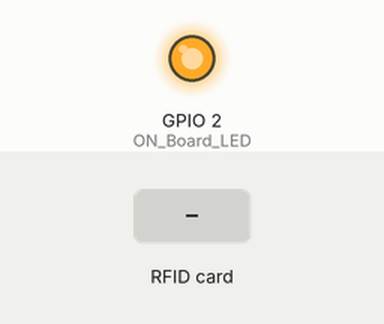
Recording of a sketch running on a simulated ESP32. Parts: output pins drawn as LEDs (lit = HIGH). The inputs (shaded band) are chosen by the test bench. WiFi joins after 1.5 s; servers stay silent unless stated; uploads are accepted with an empty reply; what the sketch prints to the serial monitor is not drawn.

Above: at 3.2 s.
3.3 s: RFID card 5E 7A 19 C4 held to the reader
At 3.8 s:
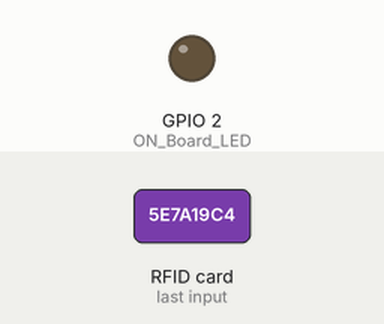
Timing chart, 0 to 6.3 s (numbered marks = the images above; inputs shaded):
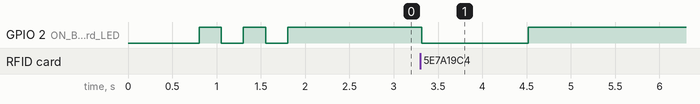

The sketch:

Codigo_del_RFID.ino
```cpp
#include <WiFi.h>              // Biblioteca para ESP32
#include <HTTPClient.h>         // Para enviar solicitudes HTTP
#include <SPI.h>
#include <MFRC522.h>            // Biblioteca para el módulo MFRC522

// Definición de los pines para ESP32
#define SS_PIN  5    //--> SDA / SS (GPIO5)
#define RST_PIN 22   //--> RST (GPIO22)
#define SCK_PIN 18   //--> SCK (GPIO18)
#define MOSI_PIN 23  //--> MOSI (GPIO23)
#define MISO_PIN 19  //--> MISO (GPIO19)

MFRC522 mfrc522(SS_PIN, RST_PIN);  // Instanciamos el objeto MFRC522

#define ON_Board_LED 2  // LED integrado en la placa (GPIO2)

const char* ssid = "";
const char* password = "";

int readsuccess;
byte readcard[4];
char str[32] = "";
String StrUID;

//-------------------------------------SETUP------------------------------------//
void setup() {
  Serial.begin(115200);       // Iniciar la comunicación serial
  SPI.begin(SCK_PIN, MISO_PIN, MOSI_PIN, SS_PIN);  // Iniciar el bus SPI con los pines correspondientes
  mfrc522.PCD_Init();         // Iniciar el módulo MFRC522

  delay(500);

  WiFi.begin(ssid, password); // Conectar a la red WiFi
  Serial.println("");

  pinMode(ON_Board_LED, OUTPUT);
  digitalWrite(ON_Board_LED, HIGH); // Apagar LED mientras se conecta al Wi-Fi

  //----------------------------------------Esperar conexión Wi-Fi
  Serial.print("Conectando a la red Wi-Fi");
  while (WiFi.status() != WL_CONNECTED) {
    Serial.print(".");
    //----------------------------------------Hacer parpadear el LED mientras se conecta
    digitalWrite(ON_Board_LED, LOW);
    delay(250);
    digitalWrite(ON_Board_LED, HIGH);
    delay(250);
  }
  digitalWrite(ON_Board_LED, HIGH); // Apagar el LED cuando esté conectado

  Serial.println("");
  Serial.print("Conectado a: ");
  Serial.println(ssid);
  Serial.print("Dirección IP: ");
  Serial.println(WiFi.localIP());

  Serial.println("Por favor, escanea una tarjeta o llavero para ver el UID.");
  Serial.println("");
}
//------------------------------------------------------------------//

//----------------------LOOP---------------------------//
void loop() {
  readsuccess = getid();  // Intentar leer el UID de una tarjeta

  if (readsuccess) {
    digitalWrite(ON_Board_LED, LOW);  // Apagar el LED cuando se detecta una tarjeta

    HTTPClient http;  // Crear objeto HTTPClient

    String UIDresultSend, postData;
    UIDresultSend = StrUID;

    // Datos a enviar
    postData = "UIDresult=" + UIDresultSend;

      http.begin("http://'DireccionIP'/NodeMCU_RC522_Mysql/getUID.php");  // Dirección de destino
    http.addHeader("Content-Type", "application/x-www-form-urlencoded"); // Cabecera para datos formateados

    int httpCode = http.POST(postData);   // Enviar la solicitud POST
    String payload = http.getString();    // Obtener la respuesta

    // Mostrar la información de la solicitud en el Serial Monitor
    Serial.println("Enviado UID: " + UIDresultSend);
    Serial.println("Código HTTP: " + String(httpCode));   // Código de estado HTTP
    Serial.println("Respuesta del servidor: " + payload);    // Respuesta del servidor

    http.end();  // Cerrar la conexión HTTP
    delay(1000);
    digitalWrite(ON_Board_LED, HIGH); // Encender el LED cuando termine
  }
}
//-----------------------------------------------------------------//

//----------Procedimiento para leer y obtener un UID de una tarjeta o llavero------------------//
int getid() {
  if (!mfrc522.PICC_IsNewCardPresent()) {
    return 0;  // No se detectó una tarjeta
  }
  if (!mfrc522.PICC_ReadCardSerial()) {
    return 0;  // No se pudo leer la tarjeta
  }

  Serial.print("El UID de la tarjeta escaneada es: ");

  for (int i = 0; i < 4; i++) {
    readcard[i] = mfrc522.uid.uidByte[i]; // Almacenar el UID en el arreglo
    array_to_string(readcard, 4, str);
    StrUID = str;
  }
  mfrc522.PICC_HaltA();  // Detener la lectura de la tarjeta
  return 1;  // Se leyó una tarjeta correctamente
}
//----------------------------------------------------------------------------//

//----------Procedimiento para convertir el UID en un string-----------------//
void array_to_string(byte array[], unsigned int len, char buffer[]) {
  for (unsigned int i = 0; i < len; i++) {
    byte nib1 = (array[i] >> 4) & 0x0F;
    byte nib2 = (array[i] >> 0) & 0x0F;
    buffer[i*2+0] = nib1  < 0xA ? '0' + nib1  : 'A' + nib1  - 0xA;
    buffer[i*2+1] = nib2  < 0xA ? '0' + nib2  : 'A' + nib2  - 0xA;
  }
  buffer[len*2] = '\0';  // Finalizar la cadena
}
```

Measured:
- after the input at 3.3 s, GPIO 2 (ON_Board_LED): HIGH → LOW at once, → HIGH 1.2 s later
